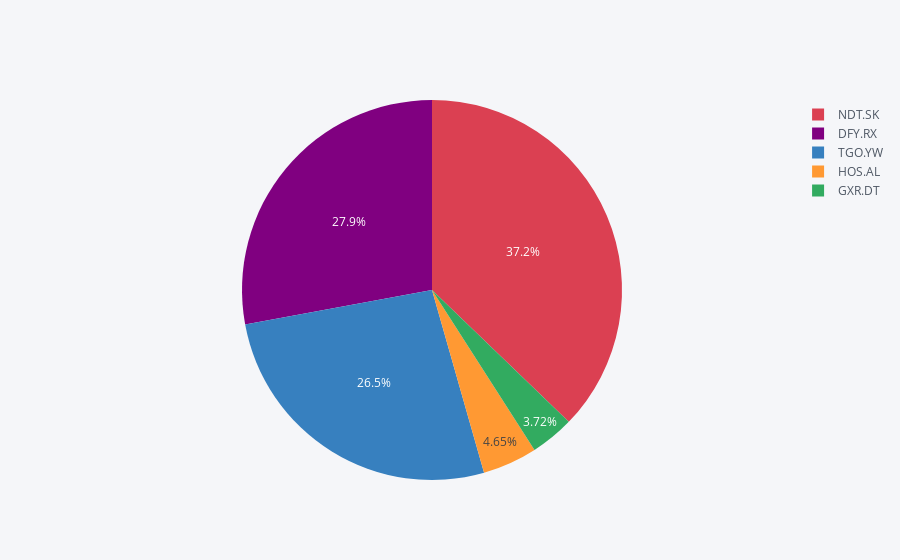

The notebook cell this image was saved under:
### Code cell
pie.iplot(kind='pie',labels='labels',values='values')

### Figure 1 — Plotly figure (JSON) as saved in the notebook; plotly's stock layout.template omitted (floating-point values rounded to 4 significant figures)
{"data": [{"labels": ["HOS.AL", "TGO.YW", "GXR.DT", "DFY.RX", "NDT.SK"], "marker": {"colors": ["rgba(255, 153, 51, 1.0)", "rgba(55, 128, 191, 1.0)", "rgba(50, 171, 96, 1.0)", "rgba(128, 0, 128, 1.0)", "rgba(219, 64, 82, 1.0)"]}, "name": "", "type": "pie", "values": [10, 57, 8, 60, 80]}], "layout": {"legend": {"bgcolor": "#F5F6F9", "font": {"color": "#4D5663"}}, "paper_bgcolor": "#F5F6F9", "plot_bgcolor": "#F5F6F9", "titlefont": {"color": "#4D5663"}}}
